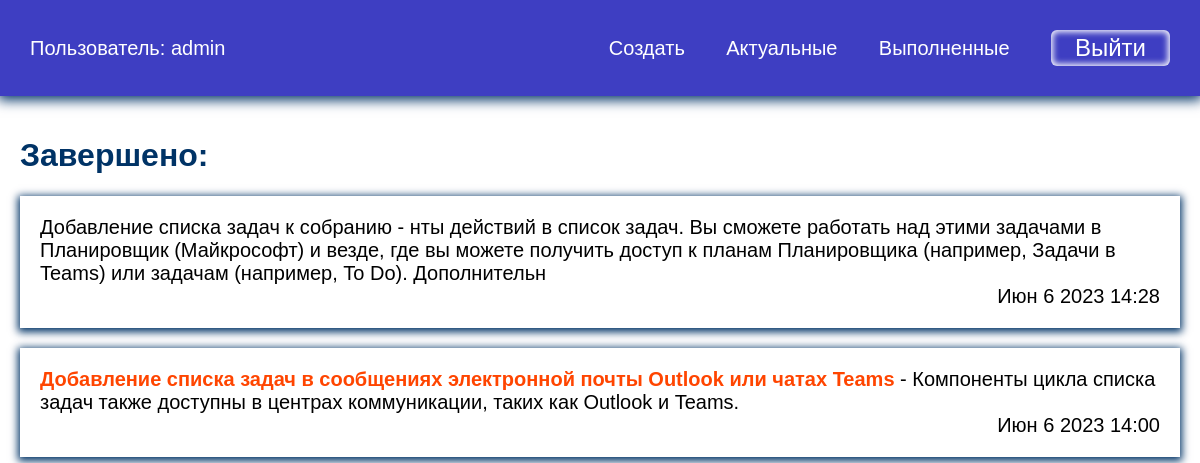
The app's page /completed/ (signed in) with its own data.
### todo/models.py (models this page shows, shortened)
class Todo(models.Model): #класс куда будут сохраняться задачи
    title = models.CharField(max_length=100)
    memo = models.TextField(blank=True)
    created = models.DateTimeField(auto_now_add=True)
    date_completed = models.DateTimeField(blank=True, null=True)
    important = models.BooleanField(default=False)
    user = models.ForeignKey(User, on_delete=models.CASCADE)

### todo/views.py (the view)
# urls.py: path('completed/', views.completetodos, name='completetodos'),
@login_required
def completetodos(request):
    todos = Todo.objects.filter(user=request.user, date_completed__isnull=False).order_by('-date_completed')
    return render(request, 'todo/completetodos.html', {'todos': todos})

### todo/templates/todo/completetodos.html
{% extends 'todo/base.html' %}
{% block content%}
<h1>Завершено:</h1>
<ul>
    {% for todo in todos %}
    <li>
        <a href="{% url 'viewtodo' todo.id %}">
            <div class="left">
        {% if todo.important %}
        <b>{{ todo.title }}</b>
        {% else %}
        {{ todo.title }}
        {% endif %}
        {% if todo.memo %}
        - {{ todo.memo }}
        {% endif %}
            </div>
            <div class="right">
            {{ todo.date_completed|date:'M j Y H:i' }}
            </div>
        </a>
    </li>
    {% endfor %}
</ul>
{% endblock %}

### todo/templates/todo/base.html (shortened to what this page needs)
<!DOCTYPE html>
{% load static %}
<html lang="en">
<head>
    <link rel="stylesheet" href="{% static 'css/style.css' %}">
</head>
<body>
{% if user.is_authenticated %}
<div class="menu">
    <div class="wrap">
        <ul>
            <li class="logo">Пользователь: {{ user.username }}</li>
            <li><a href="{% url 'createtodo' %}">Создать</a></li>
            <li><a href="{% url 'curenttodos' %}">Актуальные</a></li>
            <li><a href="{% url 'completetodos' %}">Выполненные</a></li>
            <li>
                <form action="{% url 'logoutuser' %}" method="post">
                    <button class="top">Выйти</button>
                </form>
            </li>
        </ul>
    </div>
</div>
{% endif %}
<div class="content">
  <div class="wrap">
    {% block content%}
    {% endblock %}
  </div>
</div>
</body>
</html>

### todo/static/css/style.css (style rules this page uses)
body { padding: 0; margin: 0; font-family: Arial, Helvetica, sans-serif; }
.wrap { max-width: 1200px; margin: 0 auto; padding: 10px 30px; box-sizing: border-box; }
.menu { background: rgb(62, 62, 194); box-shadow: 0 2px 12px 2px #003366; }
ul { list-style: none; padding: 0; }
.menu a { color: #FFF; }
.menu ul { display: flex; justify-content: space-between; align-items: center; font-size: 20px; }
.menu .logo { color: #FFF; margin-right: 30%; }
a { text-decoration: none; }
.content .wrap { max-width: 1200px; margin: 0 auto; padding: 20px; box-sizing: border-box; }
h1, h2 { color: #003366; }
button { border-radius: 6px; box-shadow: inset 0 0 6px 2px #FFF; padding: 10px 40px; margin-top: 40px; font-size: 24px; cursor: pointer; }
.top { padding: 4px 24px; margin-top: 0; background: transparent; border: none; color: #FFF; }
.content li { box-shadow: 0 2px 8px 2px #003366; margin-bottom: 20px; font-size: 20px; }
.content a { color: #000; display: block; padding: 20px; }
a b { color: orangered; }
.left { float: left; }
.right { text-align: right; }

### records on screen
Todo: title "Добавление списка задач к собранию", memo "нты действий в список задач. Вы сможете работать над этими задачами в Планировщик (Майкрософт) и везде, где вы можете получить доступ к планам Планировщика (например, Задачи в Teams) или задачам (например, To Do). Дополнительн", date_completed "Июн 6 2023 14:28"
Todo: title "Добавление списка задач в сообщениях электронной почты Outlook или чатах Teams", memo "Компоненты цикла списка задач также доступны в центрах коммуникации, таких как Outlook и Teams.", date_completed "Июн 6 2023 14:00"

### other values on screen
{{ user.username }} "admin"
